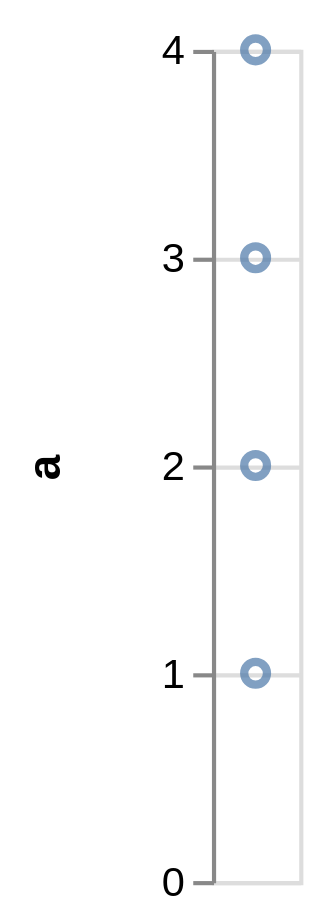

Describe this chart as a Vega-Lite specification.
### Vega specification from a JSON file in a GitHub repository (floating-point values rounded to 4 significant figures)
{"$schema": "https://vega.github.io/schema/vega/v3.0.json", "autosize": "pad", "padding": 5, "width": 21, "height": 200, "style": "cell", "data": [{"name": "source_0", "values": "a\n1\n2\n3\n4", "format": {"type": "csv"}}, {"name": "data_0", "source": "source_0", "transform": [{"type": "formula", "expr": "toNumber(datum[\"a\"])", "as": "a"}, {"type": "filter", "expr": "datum[\"a\"] !== null && !isNaN(datum[\"a\"])"}]}], "marks": [{"name": "marks", "type": "symbol", "style": ["point"], "from": {"data": "data_0"}, "encode": {"update": {"x": {"signal": "width", "mult": 0.5}, "y": {"scale": "y", "field": "a"}, "stroke": {"value": "#4c78a8"}, "fill": {"value": "transparent"}, "opacity": {"value": 0.7}}}}], "scales": [{"name": "y", "type": "linear", "domain": {"data": "data_0", "field": "a"}, "range": [{"signal": "height"}, 0], "nice": true, "zero": true}], "axes": [{"scale": "y", "orient": "left", "labelOverlap": true, "tickCount": {"signal": "ceil(height/40)"}, "title": "a", "zindex": 1}, {"scale": "y", "orient": "left", "domain": false, "grid": true, "labels": false, "maxExtent": 0, "minExtent": 0, "tickCount": {"signal": "ceil(height/40)"}, "ticks": false, "zindex": 0}], "config": {"axis": {"titlePadding": 5}, "axisY": {"minExtent": 30}}}
